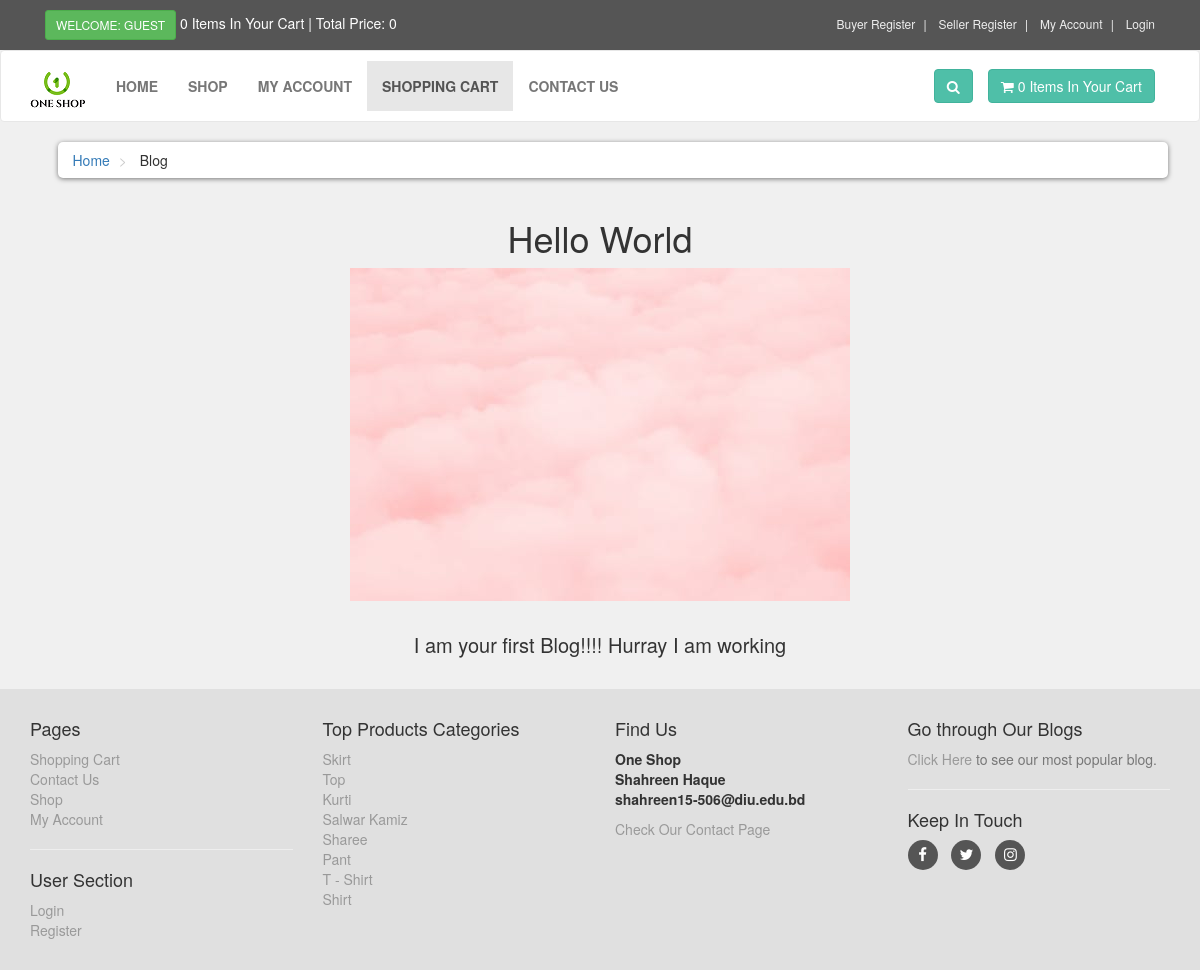
The page /blog_details.php?id=1 on the database as committed earlier.
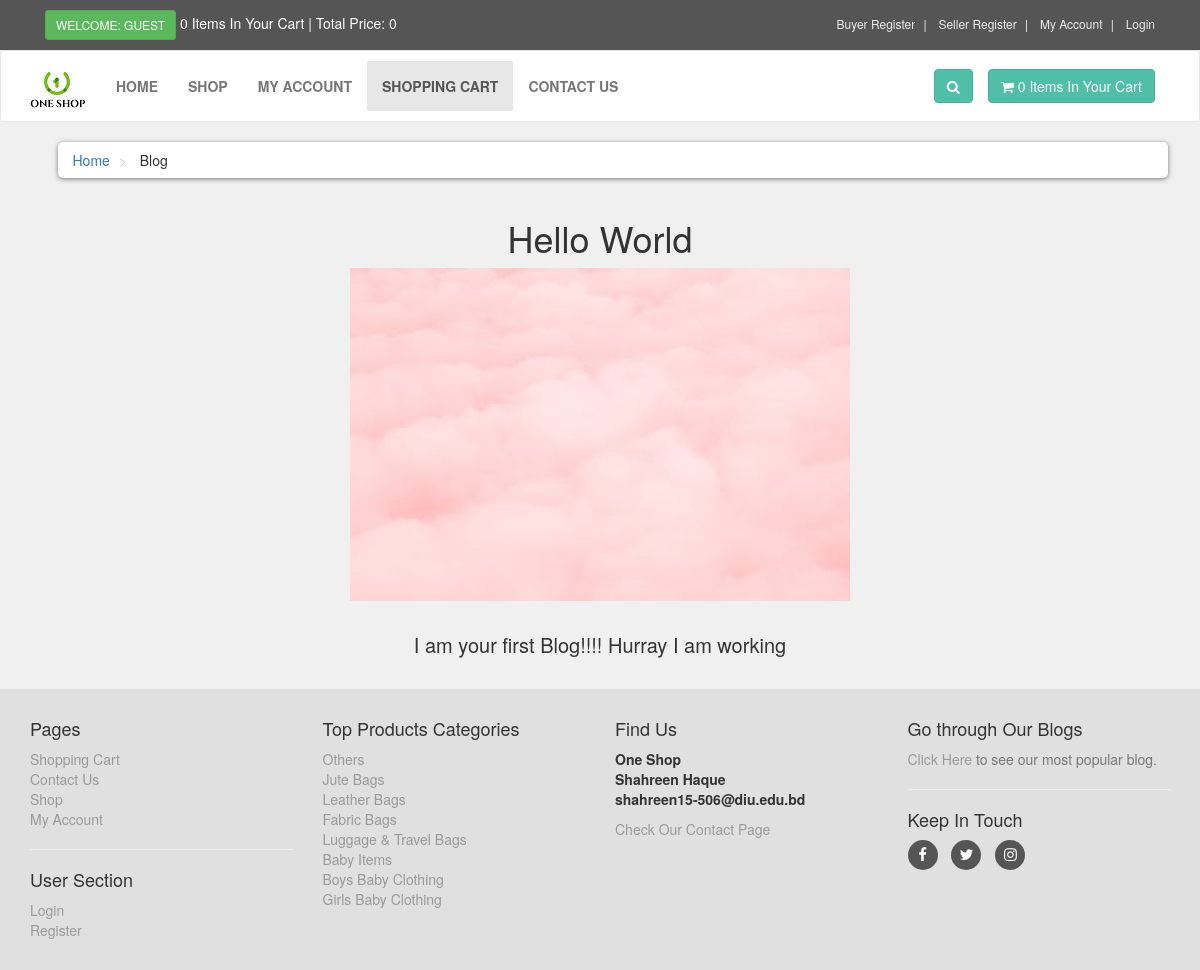
The same page on the database as committed later.
### tables this page shows
CREATE TABLE `product_categories` (
  `p_cat_id` int(10) NOT NULL,
  `p_cat_title` text NOT NULL,
  `categories` varchar(200) NOT NULL,
  `cid` int(11) NOT NULL,
  `seller` int(111) NOT NULL
);

### blog_details.php (the view, shortened to what this page needs)
<?php
    include("includes/header.php");
?>
   <div id="content">
       <div class="container">
           <div class="col-md-12">
               <ul class="breadcrumb">
                   <li>
                       <a href="index.php">Home</a>
                   </li>
                   <li>
                       Blog
                   </li>
               </ul>
           </div>
       </div>
   </div>
   <?php
   if(isset($_GET['id'])){
	   $id = $_GET['id'];
		$get_blog = "select * from blog where id='$id'";
		$run_blog = mysqli_query($con,$get_blog);
		$row_blog = mysqli_fetch_array($run_blog);
		$title = $row_blog['title'];
		$description = $row_blog['description'];
		$image = $row_blog['image'];
   }
   ?>
   <center><h1><?php echo $title; ?></h1>
	<img class='img-responsive' src='admin_area/admin_images/<?php echo $image; ?>'>
	<p style="text-align:center; margin: 30px 0; font-size:20px;"> <?php echo $description; ?></p>
   </center>
   <?php
    include("includes/footer.php");
    ?>
</body>
</html>

### includes/footer.php (shortened to what this page needs)
<div id="footer">
    <div class="container">
        <div class="row">
            <div class="col-sm-6 col-md-3">
               <h4>Pages</h4>
                <ul>
                    <li><a href="cart.php">Shopping Cart</a></li>
                    <li><a href="contact.php">Contact Us</a></li>
                    <li><a href="shop.php">Shop</a></li>
                    <li><a href="customer/my_account.php">My Account</a></li>
                </ul>
                <hr>
                <h4>User Section</h4>
                <ul>
                           <?php
                           if(!isset($_SESSION['customer_email'])){
                               echo"<a href='checkout.php'>Login</a>";
                           }else{
                              echo"<a href='customer/my_account.php?my_orders'>My Account</a>";
                           }
                           ?>
                    <li><a href="customer_register.php">Register</a></li>
                </ul>
            </div>
            <div class="com-sm-6 col-md-3">
                <h4>Top Products Categories</h4>
                <ul>
                    <?php
                        $get_p_cats = "select * from product_categories order by 1 DESC LIMIT 1,8";
                        $run_p_cats = mysqli_query($con,$get_p_cats);
                        while($row_p_cats=mysqli_fetch_array($run_p_cats)){
                            $p_cat_id = $row_p_cats['p_cat_id'];
                            $p_cat_title = $row_p_cats['p_cat_title'];
                            echo "
                                <li>
                                    <a href='shop.php?p_cat=$p_cat_id'>
                                        $p_cat_title
                                    </a>
                                </li>
                            ";
                        }
                    ?>
                </ul>
            </div>
            <div class="col-sm-6 col-md-3">
                <h4>Find Us</h4>
                <p>
                    <strong>One Shop</strong>
                    <br/><strong>Shahreen Haque</strong>
                    <br/><strong>shahreen15-506@diu.edu.bd</strong>
                </p>
                <a href="contact.php">Check Our Contact Page</a>
            </div>
            <div class="col-sm-6 col-md-3">
                <h4>Go through Our Blogs</h4>
                <p class="text-muted">
                   <a href="http://localhost/oneshop_ecommerce/blog_details.php?id=1">Click Here</a> to see our most popular blog.
                </p>
                <hr>
                <h4>Keep In Touch</h4>
                <p class="social">
                    <a href="https://www.facebook.com/shahreen0111" class="fa fa-facebook"></a>
                    <a href="https://l.facebook.com/l.php?u=https%3A%2F%2Fmobile.twitter.com%2FIJahaan%3Ffbclid%3DIwAR3Nk9ucN38X-M8CpdRh51OhgWpqVewc48wclLEu6rMq7QsGt_qANE4hJPg&h=AT0oOPxlWtITUmrhp-G6yceHjxBdctjD_HxekypURnh6UT6hvQQrLWiodO6VysU7Ik1sWb9A0q_UfM6Ao0toItYpfqvhskFlpCftLvBiYdL6aiXSov8G8Pv0p5DZeU5_kYoaPqWRl7Y2NYA" class="fa fa-twitter"></a>
                    <a href="#" class="fa fa-instagram"></a>
                </p>
            </div>
        </div>
    </div>
</div>

Rows that differ between the two databases and show on the page:
no longer on this page (row edited): product_categories: p_cat_title "Skirt"
no longer on this page (row edited): product_categories: p_cat_title "Top"
removed product_categories: p_cat_title "Kurti"
no longer on this page (row edited): product_categories: p_cat_title "Salwar Kamiz"
removed product_categories: p_cat_title "Sharee"
no longer on this page (row edited): product_categories: p_cat_title "Pant"
no longer on this page (row edited): product_categories: p_cat_title "T - Shirt"
removed product_categories: p_cat_title "Shirt"
added product_categories: p_cat_title "Others"
added product_categories: p_cat_title "Jute Bags"
added product_categories: p_cat_title "Leather Bags"
added product_categories: p_cat_title "Fabric Bags"
added product_categories: p_cat_title "Luggage & Travel Bags"
added product_categories: p_cat_title "Baby Items"
added product_categories: p_cat_title "Boys Baby Clothing"
added product_categories: p_cat_title "Girls Baby Clothing"
